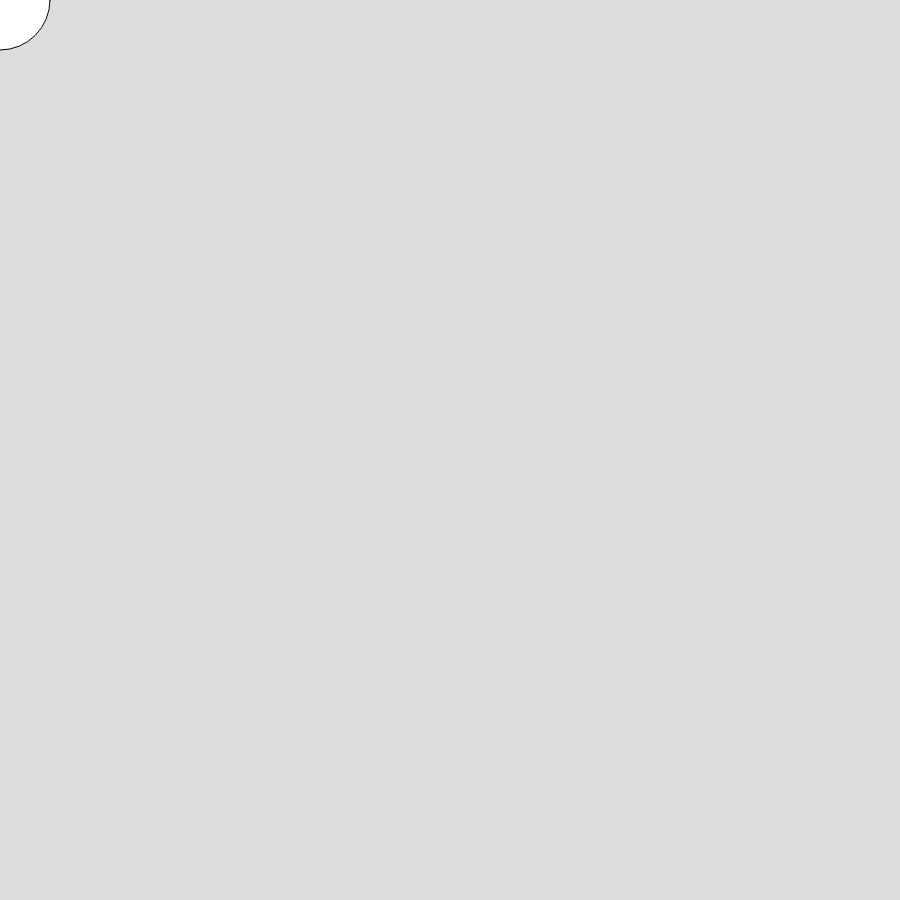
Frame 1 (no input)
Frame 60 (no input): blank canvas, image omitted
Frame 120 (the mouse pressed at the canvas centre since frame 60): blank canvas, image omitted

The p5.js sketch that drew this single still picture (run headless with seeded random() and noise() and a simulated clock; from frame 60 on, the mouse is pressed at the canvas centre):

// p5.js sketch
// ── sketch.js
function setup() {
createCanvas(900,900);
      

  
  
}
  
function draw() {
  background(220);
  ellipse(mouseX, mouseY, 100, 100);
  if(mouseX = canvas){}
}

// ── Lab 3.1.js
function setup() {

    let answer = prompt("enter a number between 1 and 10");
    if (answer>=2 && answer <=9){ 
     console.log("Good choice...");
    }else{
     console.log("You had one job...");
    }
   
   }
   function draw() {
     background(220);
   }
// ── Lab 3.2.js
function setup() {

    let month = prompt("Remind me what month it is again?");
    if (month >=2 && month <=5){ 
     console.log("Ah yes I love spring!!!");
    }else if(month >=6 && month <=8){
     console.log("Summer is the best season of the year!");
    }else if(month >=9 && month <=11){
     console.log("Autumn is either a hit or a miss...");
   }else if (isNaN(month)){
     console.log("I wanted a number");
   }else{
     console.log("The only redeeming part about winter is christmas...");
   
   }
   }
   function draw() {
     background(220);
   }
// ── Lab 3.3.js
function setup() {
createCanvas(900,900);
    
   


   }

   function draw() {
     background(220);
   }
